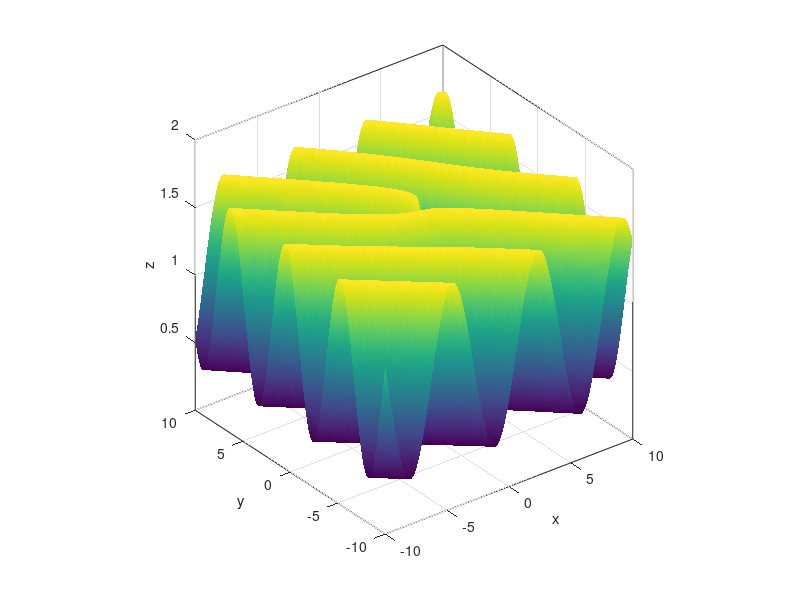

Recreate this plot in MATLAB.
figure(1)
[x,y]=meshgrid(linspace(-10,10,200));
a=1.5;
 z = sin( atan2(x, y) + x + y )/a + exp(-x^2 - y^2)

surf(x,y,z)
shading interp
box on;
xlabel('x');
ylabel('y');
zlabel('z');
axis on vis3d